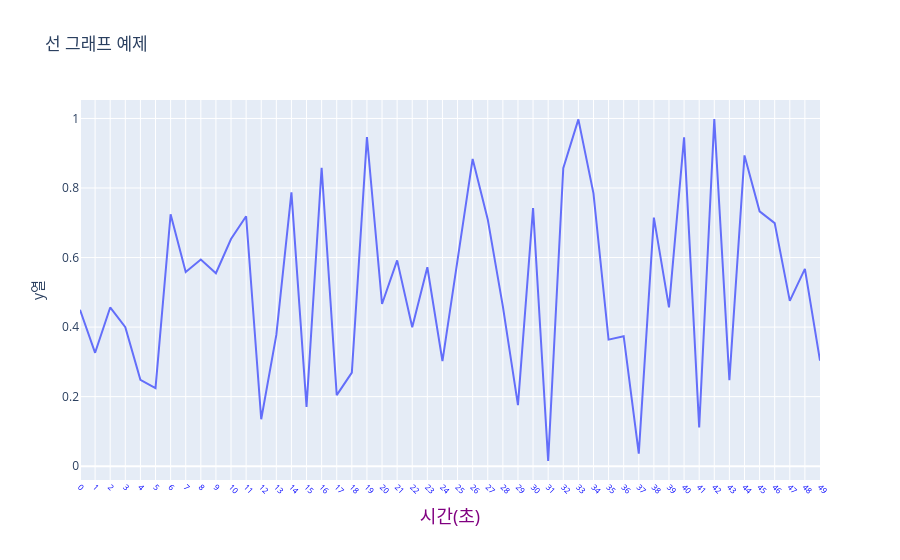

Notebook code cell kept with this figure:
### Code cell
#

import plotly.express as px
import pandas as pd
import numpy as np

df = pd.DataFrame({
    "x열": np.arange(50),
    "y열": np.random.rand(50)
})

fig = px.line(
    df,
    x = "x열",
    y = "y열",
    title = "선 그래프 예제"
)

fig.update_xaxes(
    title="시간(초)",
    # title_font={
    #     "size": 18,
    #     "color": "purple"
    # }
    title_font=dict(size=18, color="purple"),
    tickangle=45,
    # tickfont={
    #     "size":8
    # },
    tickfont=dict(size=8, color="#00f"),
    dtick=1
)

fig.show()

### Figure 1 — Plotly figure (JSON) as saved in the notebook; plotly's stock layout.template omitted (floating-point values rounded to 4 significant figures)
{"data": [{"hovertemplate": "x열=%{x}<br>y열=%{y}<extra></extra>", "legendgroup": "", "line": {"color": "#636efa", "dash": "solid"}, "marker": {"symbol": "circle"}, "mode": "lines", "name": "", "orientation": "v", "showlegend": false, "type": "scatter", "x": [0, 1, 2, 3, 4, 5, 6, 7, 8, 9, 10, 11, 12, 13, 14, 15, 16, 17, 18, 19, 20, 21, 22, 23, 24, 25, 26, 27, 28, 29, 30, 31, 32, 33, 34, 35, 36, 37, 38, 39, 40, 41, 42, 43, 44, 45, 46, 47, 48, 49], "xaxis": "x", "y": [0.45, 0.3261, 0.4565, 0.3998, 0.2483, 0.2248, 0.7245, 0.5584, 0.5944, 0.5548, 0.6533, 0.7189, 0.1351, 0.3775, 0.7876, 0.1706, 0.8583, 0.2042, 0.2691, 0.9467, 0.4664, 0.592, 0.3996, 0.5722, 0.3024, 0.5943, 0.8835, 0.7097, 0.4596, 0.1756, 0.7421, 0.01492, 0.8572, 0.9974, 0.7846, 0.3639, 0.3739, 0.03623, 0.7148, 0.4565, 0.9456, 0.1116, 0.9985, 0.2474, 0.8937, 0.7329, 0.699, 0.4755, 0.5672, 0.3036], "yaxis": "y"}], "layout": {"legend": {"tracegroupgap": 0}, "title": {"text": "선 그래프 예제"}, "xaxis": {"anchor": "y", "domain": [0, 1], "dtick": 1, "tickangle": 45, "tickfont": {"color": "#00f", "size": 8}, "title": {"font": {"color": "purple", "size": 18}, "text": "시간(초)"}}, "yaxis": {"anchor": "x", "domain": [0, 1], "title": {"text": "y열"}}}}
